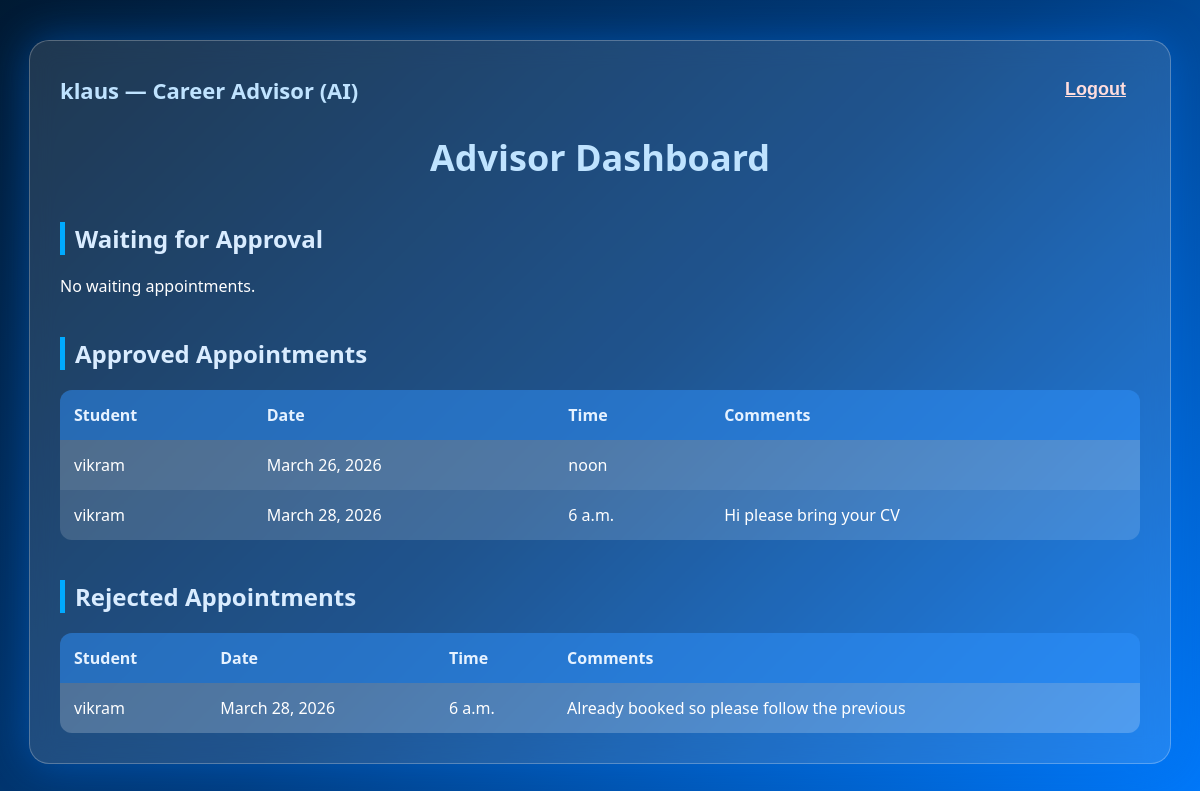
Screenshot of /appointments/advisor/ (signed in) with the database file from the repository.
### appointments/models.py (models this page shows, shortened)
class Profile(models.Model):
    ROLE_CHOICES = (
        ('student', 'Student'),
        ('advisor', 'Advisor'),
    )
    STREAM_CHOICES = (
        ('cloud', 'Cloud Computing'),
        ('AI', 'Artificial Intelligence'),
        ('DA', 'Data Analytics'),
    )
    user = models.OneToOneField(User, on_delete=models.CASCADE, related_name='profile')
    role = models.CharField(max_length=20, choices=ROLE_CHOICES)
    stream = models.CharField(max_length=50, choices=STREAM_CHOICES)

class Appointment(models.Model):
    STATUS_CHOICES = (
        ('Waiting', 'Waiting'),
        ('Approved', 'Approved'),
        ('Rejected', 'Rejected'),
    )
    student = models.ForeignKey(User, on_delete=models.CASCADE, related_name='student_appointments')
    advisor = models.ForeignKey(User, on_delete=models.CASCADE, related_name='advisor_appointments')
    slot = models.ForeignKey(AvailabilitySlot, on_delete=models.CASCADE)
    reason = models.TextField(blank=True)
    status = models.CharField(max_length=10, choices=STATUS_CHOICES, default='Waiting')
    comments = models.TextField(blank=True)

class AvailabilitySlot(models.Model):
    advisor = models.ForeignKey(User, on_delete=models.CASCADE)
    date = models.DateField()
    time = models.TimeField()

### appointments/views.py (the view)
# urls.py: path('advisor/', views.advisor_dashboard, name='advisor_dashboard'),
@login_required
def advisor_dashboard(request):
    waiting = Appointment.objects.filter(advisor=request.user, status='Waiting')
    approved = Appointment.objects.filter(advisor=request.user, status='Approved')
    rejected = Appointment.objects.filter(advisor=request.user, status='Rejected')
    return render(
        request,
        'appointments/career_advisor_dashboard.html',
        {
            'waiting': waiting,
            'approved': approved,
            'rejected': rejected,
        }
    )

### templates/appointments/career_advisor_dashboard.html (shortened to what this page needs)
{% load static %}
<!DOCTYPE html>
<html lang="en">
<head>
</head>
<body>
<div class="container">
    <div class="top-bar">
        <div class="top-left">
            {{ user.username }} — Career Advisor ({{ user.profile.stream }})
        </div>
        <form action="/accounts/logout/" method="post" style="display:inline;">
            <button type="submit" class="logout-btn">Logout</button>
        </form>
    </div>
    <h1>Advisor Dashboard</h1>
    <h2>Waiting for Approval</h2>
    {% if waiting %}
    <table>
        <tr>
            <th>Student</th>
            <th>Date</th>
            <th>Time</th>
            <th>Reason</th>
            <th>Actions</th>
        </tr>
        {% for a in waiting %}
        <tr>
            <td>{{ a.student.username }}</td>
            <td>{{ a.slot.date }}</td>
            <td>{{ a.slot.time }}</td>
            <td>{{ a.reason }}</td>
            <td>
                <form action="{% url 'approve_appointment' a.pk %}" method="post" style="display:inline;">
                    {% csrf_token %}
                    <input type="text" name="comments" class="comment-box" placeholder="Add comment...">
                    <button class="approve-btn" type="submit">Approve</button>
                </form>
                <form action="{% url 'reject_appointment' a.pk %}" method="post" style="display:inline;">
                    {% csrf_token %}
                    <input type="text" name="comments" class="comment-box" placeholder="Add comment...">
                    <button class="reject-btn" type="submit">Reject</button>
                </form>
            </td>
        </tr>
        {% endfor %}
    </table>
    {% else %}
        <p>No waiting appointments.</p>
    {% endif %}
    <h2>Approved Appointments</h2>
    {% if approved %}
    <table>
        <tr>
            <th>Student</th>
            <th>Date</th>
            <th>Time</th>
            <th>Comments</th>
        </tr>
        {% for a in approved %}
        <tr>
            <td>{{ a.student.username }}</td>
            <td>{{ a.slot.date }}</td>
            <td>{{ a.slot.time }}</td>
            <td>{{ a.comments }}</td>
        </tr>
        {% endfor %}
    </table>
    {% else %}
        <p>No approved appointments.</p>
    {% endif %}
    <h2>Rejected Appointments</h2>
    {% if rejected %}
    <table>
        <tr>
            <th>Student</th>
            <th>Date</th>
            <th>Time</th>
            <th>Comments</th>
        </tr>
        {% for a in rejected %}
        <tr>
            <td>{{ a.student.username }}</td>
            <td>{{ a.slot.date }}</td>
            <td>{{ a.slot.time }}</td>
            <td>{{ a.comments }}</td>
        </tr>
        {% endfor %}
    </table>
    {% else %}
        <p>No rejected appointments.</p>
    {% endif %}
</div>
</body>
</html>

### templates/appointments/career_advisor_dashboard.html (style rules this page uses)
body { margin: 0; padding: 0; font-family: "Segoe UI", Arial, sans-serif; background: linear-gradient(135deg, #001a33 0%, #003d80 50%, #007bff 100%); min-height: 100vh; color: white; }
.container { width: 90%; margin: 40px auto; background: rgba(255, 255, 255, 0.12); padding: 30px; border-radius: 20px; backdrop-filter: blur(12px); box-shadow: 0 0 40px rgba(0, 123, 255, 0.4); border: 1px solid rgba(255, 255, 255, 0.25); }
.top-bar { display: flex; justify-content: space-between; align-items: center; margin-bottom: 25px; }
.top-left { font-size: 22px; font-weight: 700; color: #bfe3ff; }
.logout-btn { background: none; border: none; color: #ffdddd; font-weight: 600; font-size: 18px; cursor: pointer; text-decoration: underline; }
h1 { text-align: center; margin-bottom: 30px; color: #bfe3ff; font-size: 36px; font-weight: 700; }
h2 { margin-top: 40px; color: #d9ecff; border-left: 5px solid #00aaff; padding-left: 10px; }
table { width: 100%; border-collapse: collapse; margin-top: 15px; background: rgba(255, 255, 255, 0.15); border-radius: 12px; overflow: hidden; }
th, td { padding: 14px; text-align: left; }
th { background: rgba(0, 123, 255, 0.4); color: #e6f2ff; font-weight: 600; }
tr:nth-child(even) { background: rgba(255, 255, 255, 0.08); }
button { padding: 8px 14px; border: none; border-radius: 8px; cursor: pointer; font-weight: 600; color: white; }

### rows the page displays
Appointment: student.username "vikram", slot "March 26, 2026", slot.time "noon"
Appointment: student.username "vikram", slot "March 28, 2026", slot.time "6 a.m.", comments "Hi please bring your CV"
Appointment: student.username "vikram", slot "March 28, 2026", slot.time "6 a.m.", comments "Already booked so please follow the previous"

### other values shown
{{ user.username }} "klaus"
{{ user.profile.stream }} "AI"
